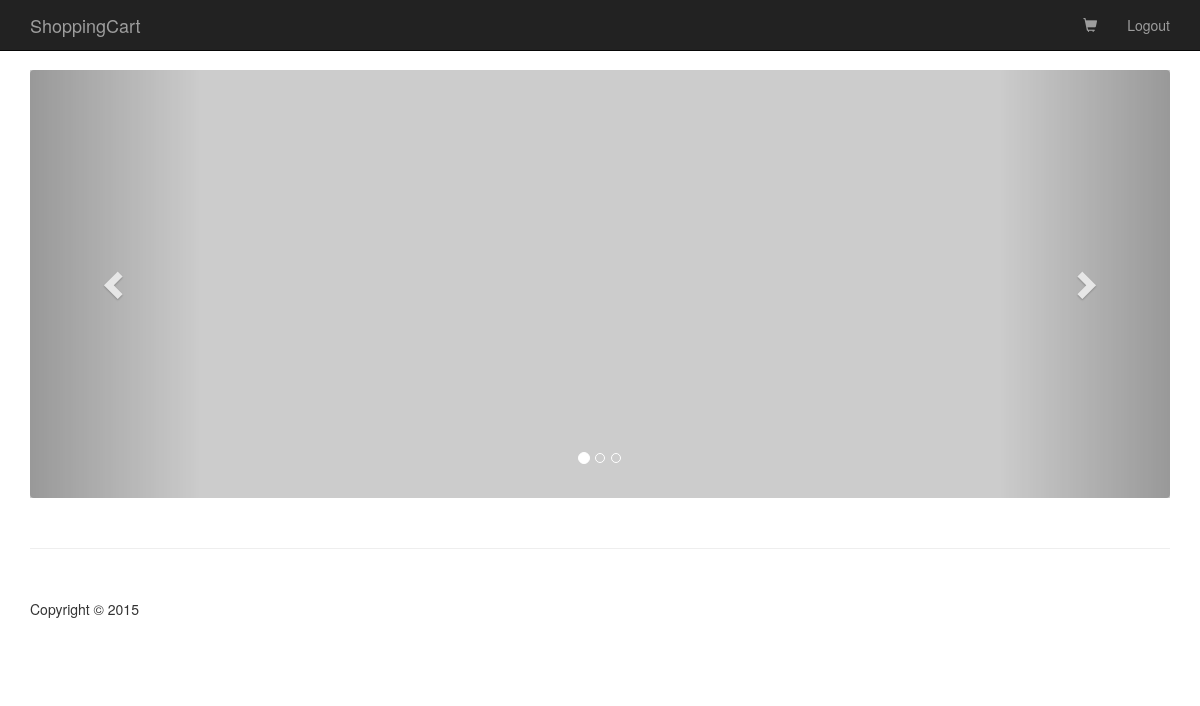
Before: /cliente/index.php with the older database file.
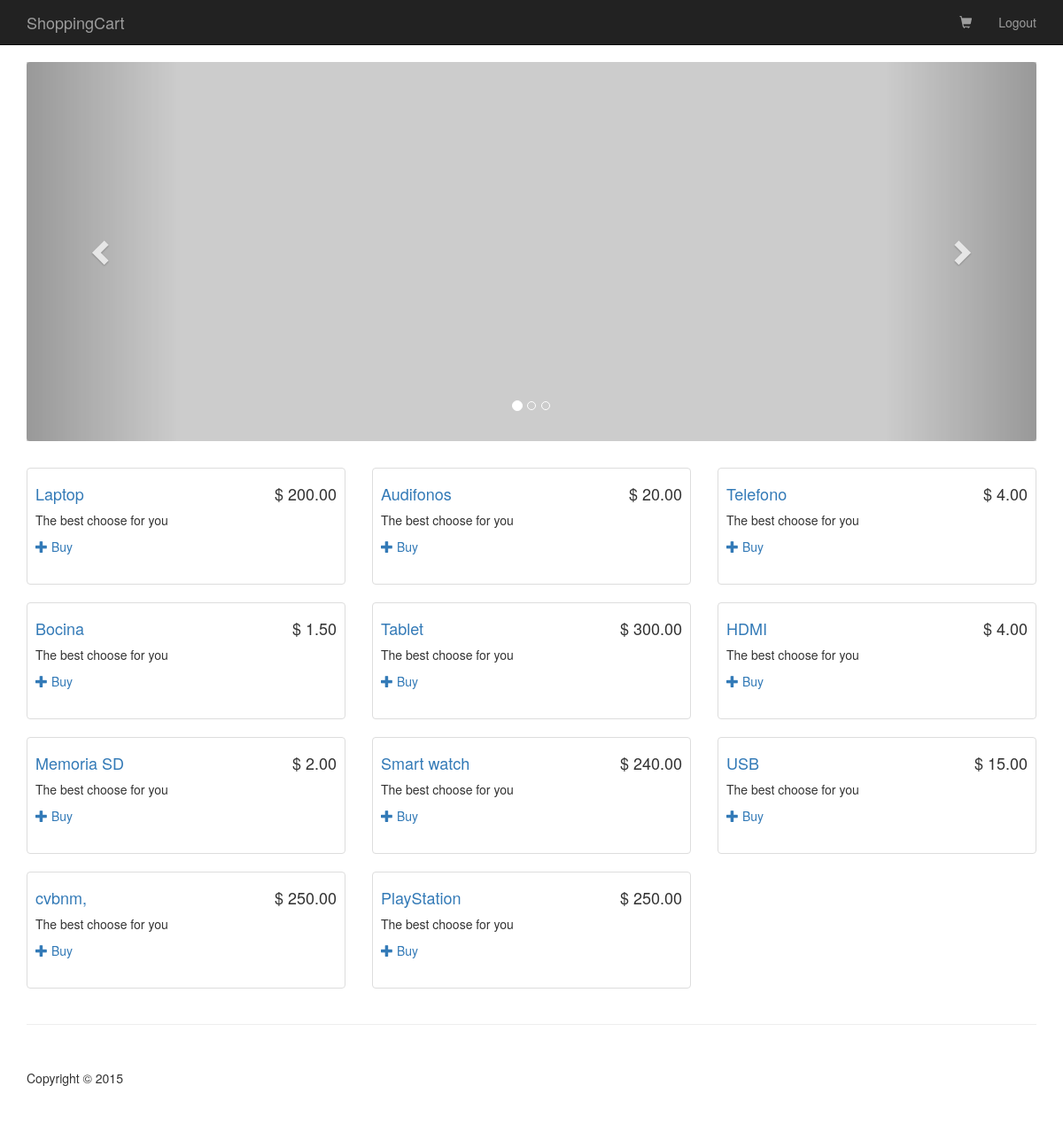
After: the same page with the newer database file.
### tables this page shows
CREATE TABLE IF NOT EXISTS `producto` (
  `id_producto` int(11) NOT NULL AUTO_INCREMENT,
  `nombre` varchar(30) NOT NULL,
  `precio` float NOT NULL,
  `stock` varchar(10) NOT NULL,
  PRIMARY KEY (`id_producto`)
);

### cliente/index.php (the view, shortened to what this page needs)
<?php
 include "../conexion.php";
?>
<!DOCTYPE html>
<html lang="en">
<head>
    <link href="../bootstrap/css/bootstrap.min.css" rel="stylesheet">
    <link href="../bootstrap/css/shop-homepage.css" rel="stylesheet">
</head>
<body>
    <nav class="navbar navbar-inverse navbar-fixed-top" role="navigation">
        <div class="container">
            <div class="navbar-header">
                <a class="navbar-brand" href="#">ShoppingCart</a>
            </div>
            <div class="collapse navbar-collapse" id="bs-example-navbar-collapse-1">
                <ul class="nav navbar-nav navbar-right">
                    <li>
                        <a href="cart.php"><span class="glyphicon glyphicon-shopping-cart"></span></a>
                    </li>
                    <li><a href="logout.php">Logout</a></li>
                </ul>
            </div>
        </div>
    </nav>
    <div class="container">
        <div class="row">
            <div class="col-md-12">
                <div class="row carousel-holder">
                    <div class="col-md-12">
                        <div id="carousel-example-generic" class="carousel slide" data-ride="carousel">
                            <ol class="carousel-indicators">
                                <li data-target="#carousel-example-generic" data-slide-to="0" class="active"></li>
                                <li data-target="#carousel-example-generic" data-slide-to="1"></li>
                                <li data-target="#carousel-example-generic" data-slide-to="2"></li>
                            </ol>
                            <div class="carousel-inner">
                                <div class="item active">
                                    <img class="slide-image" src="http://placehold.it/800x300" alt="">
                                </div>
                            </div>
                            <a class="left carousel-control" href="#carousel-example-generic" data-slide="prev">
                                <span class="glyphicon glyphicon-chevron-left"></span>
                            </a>
                            <a class="right carousel-control" href="#carousel-example-generic" data-slide="next">
                                <span class="glyphicon glyphicon-chevron-right"></span>
                            </a>
                        </div>
                    </div>
                </div>
                <div class="row">
<?php
$query = "SELECT `id_producto`, `nombre`, `precio`, `stock` FROM `producto` WHERE 1";
$resultado = mysqli_query($conexion,$query);
while($row = mysqli_fetch_array($resultado))
{
?>
                    <div class="col-sm-4 col-lg-4 col-md-4">
                        <div class="thumbnail">
                            <div class="caption">
                                <h4 class="pull-right">$ <?php echo number_format($row['precio'],2)?></h4>
                                <h4><a href="#"><?php echo $row['nombre'];?></a>
                                </h4>
                                <p>The best choose for you</p>
                                <a href='cart.php?id_producto=<?php echo $row["id_producto"]?>'><span class='glyphicon glyphicon-plus' aria-hidden='true'></span>  Buy</a>
                            </div>
                        </div>
                    </div>
<?php }?>
                </div>
            </div>
        </div>
    </div>
    <div class="container">
        <hr>
        <footer>
            <div class="row">
                <div class="col-lg-12">
                    <p>Copyright &copy;  2015</p>
                </div>
            </div>
        </footer>
    </div>
</body>
</html>

Changed rows visible on the page:
added producto: precio "200.00", nombre "Laptop"
added producto: precio "20.00", nombre "Audifonos"
added producto: precio "4.00", nombre "Telefono"
added producto: precio "1.50", nombre "Bocina"
added producto: precio "300.00", nombre "Tablet"
added producto: precio "4.00", nombre "HDMI"
added producto: precio "2.00", nombre "Memoria SD"
added producto: precio "240.00", nombre "Smart watch"
added producto: precio "15.00", nombre "USB"
added producto: precio "250.00", nombre "cvbnm,"
added producto: precio "250.00", nombre "PlayStation"
